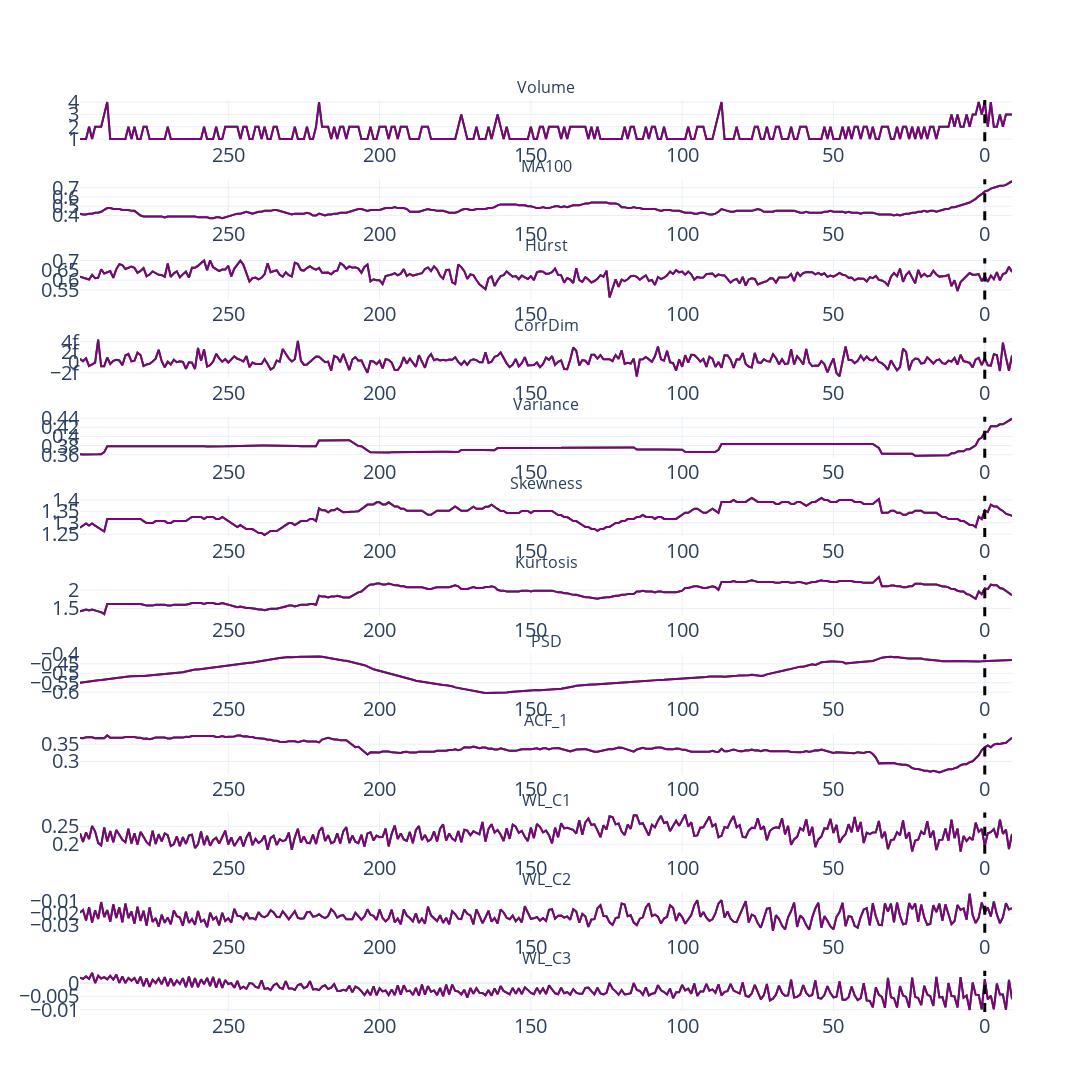

Source (notebook cell):
### Markdown cell above
#### Base logic

### Code cell
# Show mean and median values for a selected ticker
data_A = ds[(ds['Ticker'] == 'base') & (ds['Index'] == 6070)]
groupby = ['Distance', 'Volume', 'MA100']
columns = groupby + list(data_A.columns[7:])
fun.variables_dynamics(data_A[columns], groupby[0], mean_only = True, save = True, file_name = 'base')

### Figure 1 — Plotly figure (JSON) as saved in the notebook; plotly's stock layout.template omitted (floating-point values rounded to 4 significant figures; data arrays with more than 128 entries replaced by an {"elided": "..."} marker saying what was removed)
{"data": [{"line": {"color": "green"}, "mode": "lines", "name": "Volume_mean", "type": "scatter", "x": {"elided": "309 int values"}, "xaxis": "x", "y": {"elided": "309 int values"}, "yaxis": "y"}, {"line": {"color": "purple"}, "mode": "lines", "name": "Volume_median", "type": "scatter", "x": {"elided": "309 int values"}, "xaxis": "x", "y": {"elided": "309 int values"}, "yaxis": "y"}, {"line": {"color": "green"}, "mode": "lines", "name": "MA100_mean", "type": "scatter", "x": {"elided": "309 int values"}, "xaxis": "x2", "y": {"elided": "309 float values"}, "yaxis": "y2"}, {"line": {"color": "purple"}, "mode": "lines", "name": "MA100_median", "type": "scatter", "x": {"elided": "309 int values"}, "xaxis": "x2", "y": {"elided": "309 float values"}, "yaxis": "y2"}, {"line": {"color": "green"}, "mode": "lines", "name": "Hurst_mean", "type": "scatter", "x": {"elided": "309 int values"}, "xaxis": "x3", "y": {"elided": "309 float values"}, "yaxis": "y3"}, {"line": {"color": "purple"}, "mode": "lines", "name": "Hurst_median", "type": "scatter", "x": {"elided": "309 int values"}, "xaxis": "x3", "y": {"elided": "309 float values"}, "yaxis": "y3"}, {"line": {"color": "green"}, "mode": "lines", "name": "CorrDim_mean", "type": "scatter", "x": {"elided": "309 int values"}, "xaxis": "x4", "y": {"elided": "309 float values"}, "yaxis": "y4"}, {"line": {"color": "purple"}, "mode": "lines", "name": "CorrDim_median", "type": "scatter", "x": {"elided": "309 int values"}, "xaxis": "x4", "y": {"elided": "309 float values"}, "yaxis": "y4"}, {"line": {"color": "green"}, "mode": "lines", "name": "Variance_mean", "type": "scatter", "x": {"elided": "309 int values"}, "xaxis": "x5", "y": {"elided": "309 float values"}, "yaxis": "y5"}, {"line": {"color": "purple"}, "mode": "lines", "name": "Variance_median", "type": "scatter", "x": {"elided": "309 int values"}, "xaxis": "x5", "y": {"elided": "309 float values"}, "yaxis": "y5"}, {"line": {"color": "green"}, "mode": "lines", "name": "Skewness_mean", "type": "scatter", "x": {"elided": "309 int values"}, "xaxis": "x6", "y": {"elided": "309 float values"}, "yaxis": "y6"}, {"line": {"color": "purple"}, "mode": "lines", "name": "Skewness_median", "type": "scatter", "x": {"elided": "309 int values"}, "xaxis": "x6", "y": {"elided": "309 float values"}, "yaxis": "y6"}, {"line": {"color": "green"}, "mode": "lines", "name": "Kurtosis_mean", "type": "scatter", "x": {"elided": "309 int values"}, "xaxis": "x7", "y": {"elided": "309 float values"}, "yaxis": "y7"}, {"line": {"color": "purple"}, "mode": "lines", "name": "Kurtosis_median", "type": "scatter", "x": {"elided": "309 int values"}, "xaxis": "x7", "y": {"elided": "309 float values"}, "yaxis": "y7"}, {"line": {"color": "green"}, "mode": "lines", "name": "PSD_mean", "type": "scatter", "x": {"elided": "309 int values"}, "xaxis": "x8", "y": {"elided": "309 float values"}, "yaxis": "y8"}, {"line": {"color": "purple"}, "mode": "lines", "name": "PSD_median", "type": "scatter", "x": {"elided": "309 int values"}, "xaxis": "x8", "y": {"elided": "309 float values"}, "yaxis": "y8"}, {"line": {"color": "green"}, "mode": "lines", "name": "ACF_1_mean", "type": "scatter", "x": {"elided": "309 int values"}, "xaxis": "x9", "y": {"elided": "309 float values"}, "yaxis": "y9"}, {"line": {"color": "purple"}, "mode": "lines", "name": "ACF_1_median", "type": "scatter", "x": {"elided": "309 int values"}, "xaxis": "x9", "y": {"elided": "309 float values"}, "yaxis": "y9"}, {"line": {"color": "green"}, "mode": "lines", "name": "WL_C1_mean", "type": "scatter", "x": {"elided": "309 int values"}, "xaxis": "x10", "y": {"elided": "309 float values"}, "yaxis": "y10"}, {"line": {"color": "purple"}, "mode": "lines", "name": "WL_C1_median", "type": "scatter", "x": {"elided": "309 int values"}, "xaxis": "x10", "y": {"elided": "309 float values"}, "yaxis": "y10"}, {"line": {"color": "green"}, "mode": "lines", "name": "WL_C2_mean", "type": "scatter", "x": {"elided": "309 int values"}, "xaxis": "x11", "y": {"elided": "309 float values"}, "yaxis": "y11"}, {"line": {"color": "purple"}, "mode": "lines", "name": "WL_C2_median", "type": "scatter", "x": {"elided": "309 int values"}, "xaxis": "x11", "y": {"elided": "309 float values"}, "yaxis": "y11"}, {"line": {"color": "green"}, "mode": "lines", "name": "WL_C3_mean", "type": "scatter", "x": {"elided": "309 int values"}, "xaxis": "x12", "y": {"elided": "309 float values"}, "yaxis": "y12"}, {"line": {"color": "purple"}, "mode": "lines", "name": "WL_C3_median", "type": "scatter", "x": {"elided": "309 int values"}, "xaxis": "x12", "y": {"elided": "309 float values"}, "yaxis": "y12"}], "layout": {"annotations": [{"font": {"size": 16}, "showarrow": false, "text": "Volume", "x": 0.5, "xanchor": "center", "xref": "paper", "y": 1, "yanchor": "bottom", "yref": "paper"}, {"font": {"size": 16}, "showarrow": false, "text": "MA100", "x": 0.5, "xanchor": "center", "xref": "paper", "y": 0.9132, "yanchor": "bottom", "yref": "paper"}, {"font": {"size": 16}, "showarrow": false, "text": "Hurst", "x": 0.5, "xanchor": "center", "xref": "paper", "y": 0.8264, "yanchor": "bottom", "yref": "paper"}, {"font": {"size": 16}, "showarrow": false, "text": "CorrDim", "x": 0.5, "xanchor": "center", "xref": "paper", "y": 0.7396, "yanchor": "bottom", "yref": "paper"}, {"font": {"size": 16}, "showarrow": false, "text": "Variance", "x": 0.5, "xanchor": "center", "xref": "paper", "y": 0.6528, "yanchor": "bottom", "yref": "paper"}, {"font": {"size": 16}, "showarrow": false, "text": "Skewness", "x": 0.5, "xanchor": "center", "xref": "paper", "y": 0.566, "yanchor": "bottom", "yref": "paper"}, {"font": {"size": 16}, "showarrow": false, "text": "Kurtosis", "x": 0.5, "xanchor": "center", "xref": "paper", "y": 0.4792, "yanchor": "bottom", "yref": "paper"}, {"font": {"size": 16}, "showarrow": false, "text": "PSD", "x": 0.5, "xanchor": "center", "xref": "paper", "y": 0.3924, "yanchor": "bottom", "yref": "paper"}, {"font": {"size": 16}, "showarrow": false, "text": "ACF_1", "x": 0.5, "xanchor": "center", "xref": "paper", "y": 0.3056, "yanchor": "bottom", "yref": "paper"}, {"font": {"size": 16}, "showarrow": false, "text": "WL_C1", "x": 0.5, "xanchor": "center", "xref": "paper", "y": 0.2188, "yanchor": "bottom", "yref": "paper"}, {"font": {"size": 16}, "showarrow": false, "text": "WL_C2", "x": 0.5, "xanchor": "center", "xref": "paper", "y": 0.1319, "yanchor": "bottom", "yref": "paper"}, {"font": {"size": 16}, "showarrow": false, "text": "WL_C3", "x": 0.5, "xanchor": "center", "xref": "paper", "y": 0.04514, "yanchor": "bottom", "yref": "paper"}], "font": {"size": 20}, "height": 3600, "shapes": [{"line": {"color": "black", "dash": "dash", "width": 3}, "type": "line", "x0": 0, "x1": 0, "xref": "x", "y0": 0, "y1": 1, "yref": "y domain"}, {"line": {"color": "black", "dash": "dash", "width": 3}, "type": "line", "x0": 0, "x1": 0, "xref": "x2", "y0": 0, "y1": 1, "yref": "y2 domain"}, {"line": {"color": "black", "dash": "dash", "width": 3}, "type": "line", "x0": 0, "x1": 0, "xref": "x3", "y0": 0, "y1": 1, "yref": "y3 domain"}, {"line": {"color": "black", "dash": "dash", "width": 3}, "type": "line", "x0": 0, "x1": 0, "xref": "x4", "y0": 0, "y1": 1, "yref": "y4 domain"}, {"line": {"color": "black", "dash": "dash", "width": 3}, "type": "line", "x0": 0, "x1": 0, "xref": "x5", "y0": 0, "y1": 1, "yref": "y5 domain"}, {"line": {"color": "black", "dash": "dash", "width": 3}, "type": "line", "x0": 0, "x1": 0, "xref": "x6", "y0": 0, "y1": 1, "yref": "y6 domain"}, {"line": {"color": "black", "dash": "dash", "width": 3}, "type": "line", "x0": 0, "x1": 0, "xref": "x7", "y0": 0, "y1": 1, "yref": "y7 domain"}, {"line": {"color": "black", "dash": "dash", "width": 3}, "type": "line", "x0": 0, "x1": 0, "xref": "x8", "y0": 0, "y1": 1, "yref": "y8 domain"}, {"line": {"color": "black", "dash": "dash", "width": 3}, "type": "line", "x0": 0, "x1": 0, "xref": "x9", "y0": 0, "y1": 1, "yref": "y9 domain"}, {"line": {"color": "black", "dash": "dash", "width": 3}, "type": "line", "x0": 0, "x1": 0, "xref": "x10", "y0": 0, "y1": 1, "yref": "y10 domain"}, {"line": {"color": "black", "dash": "dash", "width": 3}, "type": "line", "x0": 0, "x1": 0, "xref": "x11", "y0": 0, "y1": 1, "yref": "y11 domain"}, {"line": {"color": "black", "dash": "dash", "width": 3}, "type": "line", "x0": 0, "x1": 0, "xref": "x12", "y0": 0, "y1": 1, "yref": "y12 domain"}], "showlegend": false, "width": 1200, "xaxis": {"anchor": "y", "autorange": "reversed", "domain": [0, 1]}, "xaxis10": {"anchor": "y10", "autorange": "reversed", "domain": [0, 1]}, "xaxis11": {"anchor": "y11", "autorange": "reversed", "domain": [0, 1]}, "xaxis12": {"anchor": "y12", "autorange": "reversed", "domain": [0, 1]}, "xaxis2": {"anchor": "y2", "autorange": "reversed", "domain": [0, 1]}, "xaxis3": {"anchor": "y3", "autorange": "reversed", "domain": [0, 1]}, "xaxis4": {"anchor": "y4", "autorange": "reversed", "domain": [0, 1]}, "xaxis5": {"anchor": "y5", "autorange": "reversed", "domain": [0, 1]}, "xaxis6": {"anchor": "y6", "autorange": "reversed", "domain": [0, 1]}, "xaxis7": {"anchor": "y7", "autorange": "reversed", "domain": [0, 1]}, "xaxis8": {"anchor": "y8", "autorange": "reversed", "domain": [0, 1]}, "xaxis9": {"anchor": "y9", "autorange": "reversed", "domain": [0, 1]}, "yaxis": {"anchor": "x", "domain": [0.9549, 1]}, "yaxis10": {"anchor": "x10", "domain": [0.1736, 0.2188]}, "yaxis11": {"anchor": "x11", "domain": [0.08681, 0.1319]}, "yaxis12": {"anchor": "x12", "domain": [0, 0.04514]}, "yaxis2": {"anchor": "x2", "domain": [0.8681, 0.9132]}, "yaxis3": {"anchor": "x3", "domain": [0.7812, 0.8264]}, "yaxis4": {"anchor": "x4", "domain": [0.6944, 0.7396]}, "yaxis5": {"anchor": "x5", "domain": [0.6076, 0.6528]}, "yaxis6": {"anchor": "x6", "domain": [0.5208, 0.566]}, "yaxis7": {"anchor": "x7", "domain": [0.434, 0.4792]}, "yaxis8": {"anchor": "x8", "domain": [0.3472, 0.3924]}, "yaxis9": {"anchor": "x9", "domain": [0.2604, 0.3056]}}}
